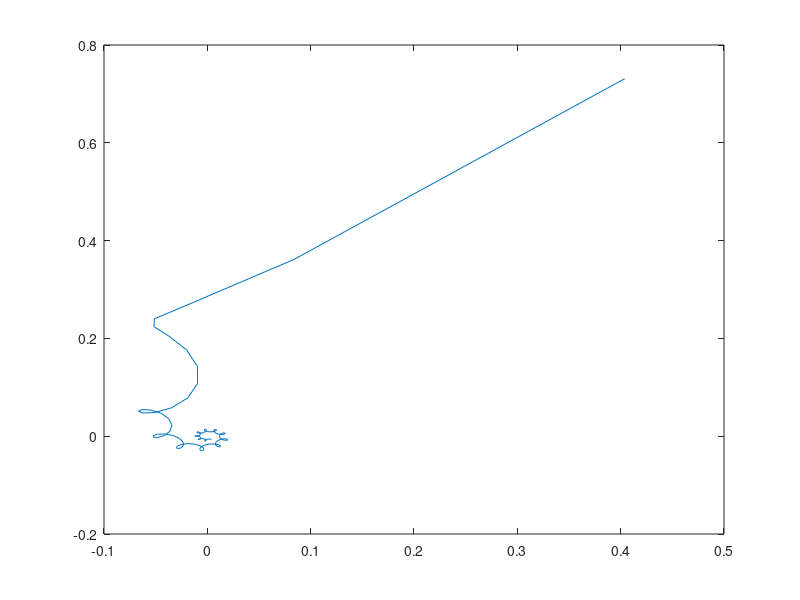

The MATLAB script that drew this image:
a = 1/4;
b = 1/16;
m = 8;
n = 8;
s = 20;
t = linspace(-5,5,intmax('int8'));
k = 1:1:intmax('int8');
k = double(k);
x = cos(t) - a*cos(t.*m) + b*sin(t.*n);
x = double(x);
y = sin(t) + a*sin(t.*m) + b*cos(t.*n);
y = double(y);
plot(x./k,y./k);
